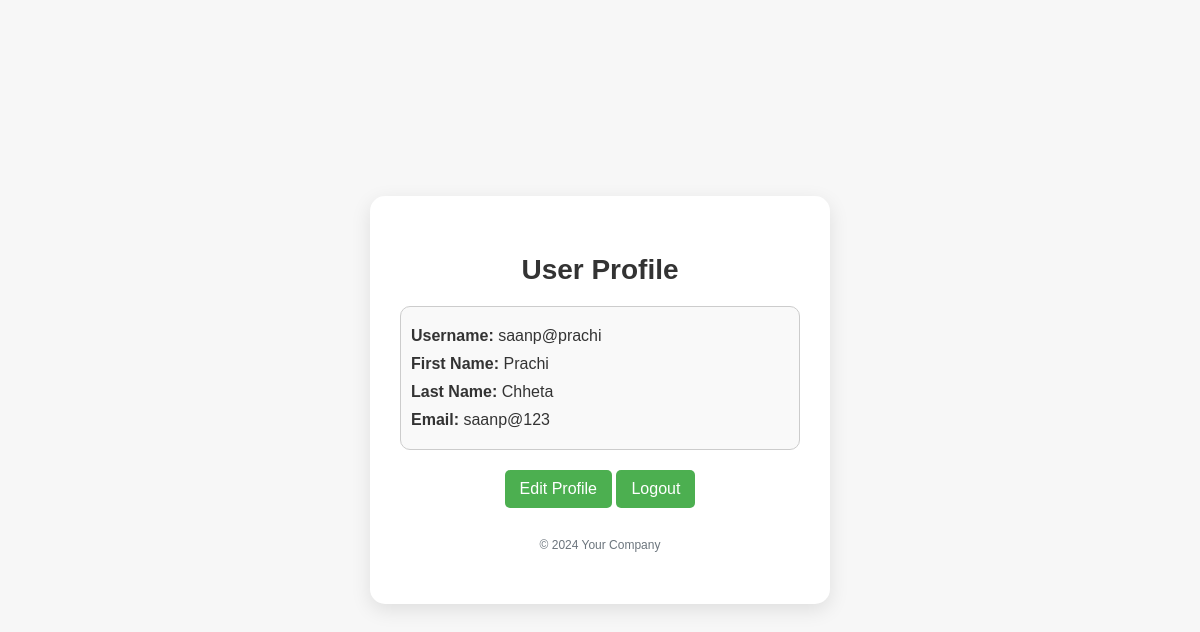
The page /profile/saanp@prachi on the database its author committed.
### tables this page shows
CREATE TABLE users 
                 (id INTEGER PRIMARY KEY AUTOINCREMENT, 
                  username TEXT NOT NULL, 
                  password TEXT NOT NULL, 
                  firstname TEXT NOT NULL, 
                  lastname TEXT NOT NULL, 
                  email TEXT NOT NULL);

### app.py (the view)
@app.route('/profile/<username>')
def profile(username):
    conn = sqlite3.connect(db_path)
    c = conn.cursor()
    c.execute("SELECT * FROM users WHERE username=?", (username,))
    user = c.fetchone()
    conn.close()
    return render_template('profile.html', user=user)

### templates/profile.html (shortened to what this page needs)
<!DOCTYPE html>
<html lang="en">
<head>
</head>
<body>
    <div class="container">
        <h1>User Profile</h1>
        <div class="profile-info">
            <p><strong>Username:</strong> {{ user[1] }}</p>
            <p><strong>First Name:</strong> {{ user[3] }}</p>
            <p><strong>Last Name:</strong> {{ user[4] }}</p>
            <p><strong>Email:</strong> {{ user[5] }}</p>
        </div>
        <div class="btn-container">
            <button class="btn" onclick="window.location.href='/edit-profile'">Edit Profile</button>
            <button class="btn" onclick="window.location.href='/logout'">Logout</button>
        </div>
        <div class="footer">
            <p>&copy; 2024 Your Company</p>
        </div>
    </div>
</body>
</html>

### templates/profile.html (style rules this page uses)
body { font-family: Arial, sans-serif; background-color: #f7f7f7; margin: 0; padding: 0; display: flex; justify-content: center; align-items: center; height: 100vh; color: #495057; }
.container { background-color: #ffffff; padding: 40px 30px; border-radius: 15px; box-shadow: 0 6px 20px rgba(0, 0, 0, 0.1); max-width: 400px; width: 100%; text-align: left; }
h1 { color: #333; margin-bottom: 20px; font-size: 28px; text-align: center; }
.profile-info { margin-bottom: 15px; padding: 10px; border: 1px solid #ccc; border-radius: 10px; background-color: #f9f9f9; }
.profile-info p { margin: 10px 0; font-size: 16px; color: #333; }
.btn-container { text-align: center; margin-top: 20px; }
.btn { padding: 10px 15px; background-color: #4CAF50; color: white; border: none; border-radius: 5px; cursor: pointer; font-size: 16px; transition: background-color 0.3s; }
.footer { margin-top: 30px; font-size: 12px; color: #6c757d; text-align: center; }

### rows shown on the page
users: username "saanp@prachi", firstname "Prachi", lastname "Chheta", email "saanp@123"
